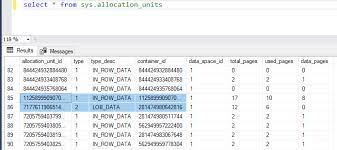
#> input picture FR/table.jpg, 337 x 150 px
$ python table_detection.py
#> lines starting #> are read from the running program, lines starting #| are printed output that depends on the picture; after the words box and inside, x2 and y2 are one past the last pixel; in counts of white or black regions, pixels touching at a corner belong together
import cv2
import numpy as np
import matplotlib.pyplot as plt

file =  r'table.jpg'

im1 = cv2.imread(file, 0)
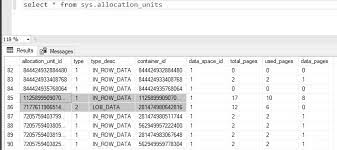
#> im1: shape (150, 337); min 26, max 255, mean 236.3
im = cv2.imread(file)
#> im is the input picture: shape (150, 337, 3); mean B, G, R 238.7, 236.8, 234.4

ret,thresh_value = cv2.threshold(im1,180,255,cv2.THRESH_BINARY_INV)
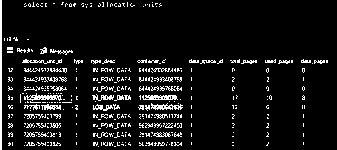
#> thresh_value: shape (150, 337); 8.1% white in thin lines or dots

kernel = np.ones((5,5),np.uint8)
dilated_value = cv2.dilate(thresh_value,kernel,iterations = 1)
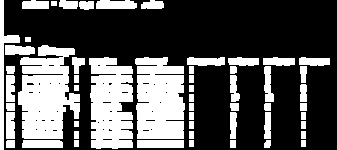
#> dilated_value: shape (150, 337); 34.6% white; 54 white regions

contours, hierarchy = cv2.findContours(dilated_value,cv2.RETR_TREE,cv2.CHAIN_APPROX_SIMPLE)
#> contours = 92 contours, 37 with area under 20; largest, box (x1, y1, x2, y2) and area: (18, 45, 80, 139) 3784, (135, 57, 185, 139) 3344, (89, 57, 133, 149) 3143, (0, 0, 20, 150) 555, (137, 140, 184, 148) 322
cordinates = []
for cnt in contours:
    x,y,w,h = cv2.boundingRect(cnt)
    cordinates.append((x,y,w,h))
    #bounding the images
    if y< 50:
        cv2.rectangle(im,(x,y),(x+w,y+h),(0,0,255),1)
    else:
        print('No Tables')
#> this loop made 92 passes
#> (x, y, w, h) on passes 2, 7, 8, 16, 17, 19, 21, 22, 24, 28, 29, 32: (264, 140, 7, 8), (22, 140, 41, 8), (6, 140, 9, 8), (264, 112, 7, 27), (230, 112, 7, 27), (6, 112, 9, 27), (264, 103, 7, 8), (230, 103, 9, 8), (6, 103, 9, 8), (300, 84, 7, 18), (230, 75, 10, 27), (6, 75, 9, 27)
#> (cnt, x, y, w, h) on passes 1, 3, 4, 5, 6, 9: ([[301, 140], [301, 146], [305, 146], [305, 140]], 301, 140, 5, 7), ([[230, 140], [230, 147], [235, 147], [235, 140]], 230, 140, 6, 8), ([[189, 140], [189, 146], [193, 146], [193, 140]], 189, 140, 5, 7), ([[137, 140], [137, 147], [183, 147], [183, 140]], 137, 140, 47, 8), ([[74, 140], [74, 146], [78, 146], [78, 140]], 74, 140, 5, 7), ([[301, 131], [301, 138], [305, 138], [305, 131]], 301, 131, 5, 8)
#| No Tables
#| No Tables
#| No Tables
#| No Tables
#| No Tables
#| No Tables
#| No Tables
#| No Tables
#> (further printed lines are left out)
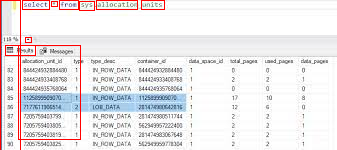
#> im: shape (150, 337, 3); 2.12% of pixels changed, all inside (x1, y1, x2, y2) = (0, 0, 165, 150)
#> after the loop, cordinates = 92 items, first 6: (301, 140, 5, 7), (264, 140, 7, 8), (230, 140, 6, 8), (189, 140, 5, 7), (137, 140, 47, 8), (74, 140, 5, 7)
# plt.imshow(im)
# cv2.namedWindow('detecttable', cv2.WINDOW_NORMAL)
# cv2.imwrite('detecttable.jpg',im)
cv2.imshow('im',im)
cv2.waitKey(0)
